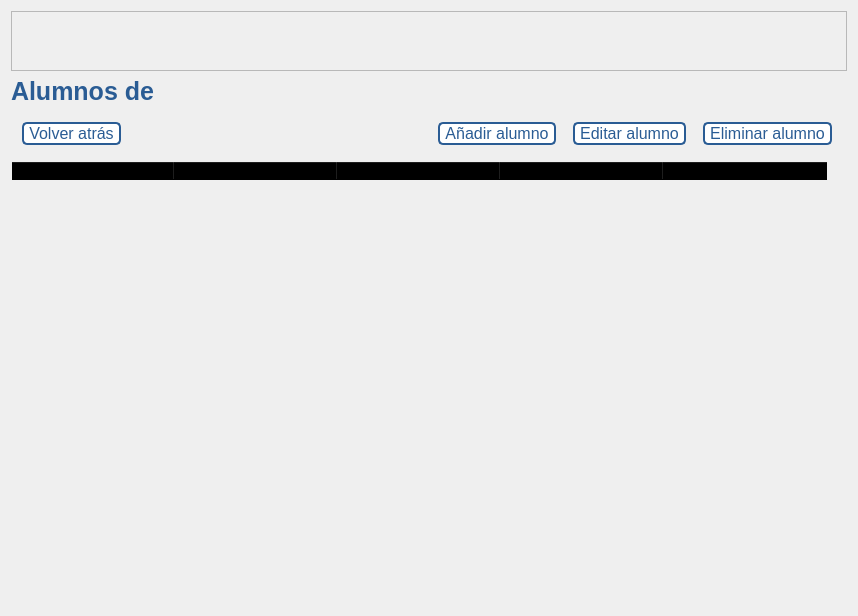
<?xml version="1.0" encoding="UTF-8"?>
<ui version="4.0">
 <class>Dialog</class>
 <widget class="QDialog" name="Dialog">
  <property name="geometry">
   <rect>
    <x>0</x>
    <y>0</y>
    <width>858</width>
    <height>616</height>
   </rect>
  </property>
  <property name="windowTitle">
   <string>Datos de los alumnos</string>
  </property>
  <property name="windowIcon">
   <iconset resource="../src/resources.qrc">
    <normaloff>:/logo/iconoProyecto.png</normaloff>:/logo/iconoProyecto.png</iconset>
  </property>
  <layout class="QVBoxLayout" name="verticalLayout_2">
   <item>
    <layout class="QVBoxLayout" name="verticalLayout">
     <item>
      <widget class="QFrame" name="frame_superior">
       <property name="minimumSize">
        <size>
         <width>0</width>
         <height>60</height>
        </size>
       </property>
       <property name="maximumSize">
        <size>
         <width>16777215</width>
         <height>60</height>
        </size>
       </property>
       <property name="styleSheet">
        <string notr="true"/>
       </property>
       <property name="frameShape">
        <enum>QFrame::StyledPanel</enum>
       </property>
       <property name="frameShadow">
        <enum>QFrame::Raised</enum>
       </property>
       <layout class="QHBoxLayout" name="horizontalLayout">
        <property name="bottomMargin">
         <number>0</number>
        </property>
        <item>
         <widget class="QLabel" name="label_logo">
          <property name="maximumSize">
           <size>
            <width>120</width>
            <height>150</height>
           </size>
          </property>
          <property name="text">
           <string/>
          </property>
          <property name="pixmap">
           <pixmap resource="../src/resources.qrc">:/logo/logoProyecto.png</pixmap>
          </property>
          <property name="scaledContents">
           <bool>true</bool>
          </property>
          <property name="alignment">
           <set>Qt::AlignCenter</set>
          </property>
         </widget>
        </item>
       </layout>
      </widget>
     </item>
     <item>
      <widget class="QLabel" name="label">
       <property name="styleSheet">
        <string notr="true">QLabel{
font-size: 25px;
font-weight: bold;
color: #2a5c94;
}</string>
       </property>
       <property name="text">
        <string>Alumnos de</string>
       </property>
      </widget>
     </item>
     <item>
      <layout class="QHBoxLayout" name="horizontalLayout_2">
       <property name="topMargin">
        <number>10</number>
       </property>
       <property name="bottomMargin">
        <number>10</number>
       </property>
       <item>
        <widget class="QPushButton" name="pushButton">
         <property name="sizePolicy">
          <sizepolicy hsizetype="Fixed" vsizetype="Fixed">
           <horstretch>0</horstretch>
           <verstretch>0</verstretch>
          </sizepolicy>
         </property>
         <property name="cursor">
          <cursorShape>PointingHandCursor</cursorShape>
         </property>
         <property name="styleSheet">
          <string notr="true">QPushButton{
background-color: #ffffff;
color: #2a5c94;
padding: 0 5px;
border: 2px solid #2a5c94;
border-radius: 5px;
font-size: 16px;
}
QPushButton:hover{
background-color: #2a5c94;
color: white;
}</string>
         </property>
         <property name="text">
          <string>Volver atrás</string>
         </property>
        </widget>
       </item>
       <item>
        <spacer name="horizontalSpacer">
         <property name="orientation">
          <enum>Qt::Horizontal</enum>
         </property>
         <property name="sizeType">
          <enum>QSizePolicy::Fixed</enum>
         </property>
         <property name="sizeHint" stdset="0">
          <size>
           <width>300</width>
           <height>20</height>
          </size>
         </property>
        </spacer>
       </item>
       <item>
        <widget class="QPushButton" name="pushButton_2">
         <property name="sizePolicy">
          <sizepolicy hsizetype="Fixed" vsizetype="Fixed">
           <horstretch>0</horstretch>
           <verstretch>0</verstretch>
          </sizepolicy>
         </property>
         <property name="cursor">
          <cursorShape>PointingHandCursor</cursorShape>
         </property>
         <property name="styleSheet">
          <string notr="true">QPushButton{
background-color: #ffffff;
color: #2a5c94;
padding: 0 5px;
border: 2px solid #2a5c94;
border-radius: 5px;
font-size: 16px;
}
QPushButton:hover{
background-color: #2a5c94;
color: white;
}</string>
         </property>
         <property name="text">
          <string>Añadir alumno</string>
         </property>
         <property name="icon">
          <iconset resource="../src/resources.qrc">
           <normaloff>:/iconosLaterales/anadir.png</normaloff>:/iconosLaterales/anadir.png</iconset>
         </property>
        </widget>
       </item>
       <item>
        <widget class="QPushButton" name="pushButton_3">
         <property name="sizePolicy">
          <sizepolicy hsizetype="Fixed" vsizetype="Fixed">
           <horstretch>0</horstretch>
           <verstretch>0</verstretch>
          </sizepolicy>
         </property>
         <property name="cursor">
          <cursorShape>PointingHandCursor</cursorShape>
         </property>
         <property name="styleSheet">
          <string notr="true">QPushButton{
background-color: #ffffff;
color: #2a5c94;
padding: 0 5px;
border: 2px solid #2a5c94;
border-radius: 5px;
font-size: 16px;
}
QPushButton:hover{
background-color: #2a5c94;
color: white;
}</string>
         </property>
         <property name="text">
          <string>Editar alumno</string>
         </property>
         <property name="icon">
          <iconset resource="../src/resources.qrc">
           <normaloff>:/iconosLaterales/editar.png</normaloff>:/iconosLaterales/editar.png</iconset>
         </property>
        </widget>
       </item>
       <item>
        <widget class="QPushButton" name="pushButton_4">
         <property name="sizePolicy">
          <sizepolicy hsizetype="Fixed" vsizetype="Fixed">
           <horstretch>0</horstretch>
           <verstretch>0</verstretch>
          </sizepolicy>
         </property>
         <property name="cursor">
          <cursorShape>PointingHandCursor</cursorShape>
         </property>
         <property name="styleSheet">
          <string notr="true">QPushButton{
background-color: #ffffff;
color: #2a5c94;
padding: 0 5px;
border: 2px solid #2a5c94;
border-radius: 5px;
font-size: 16px;
}
QPushButton:hover{
background-color: #2a5c94;
color: white;
}</string>
         </property>
         <property name="text">
          <string>Eliminar alumno</string>
         </property>
         <property name="icon">
          <iconset resource="../src/resources.qrc">
           <normaloff>:/iconosLaterales/eliminar.png</normaloff>:/iconosLaterales/eliminar.png</iconset>
         </property>
        </widget>
       </item>
      </layout>
     </item>
     <item>
      <widget class="QTableWidget" name="tableWidget">
       <property name="styleSheet">
        <string notr="true">QTableWidget, QHeaderView::section{
background-color: transparent;
}
</string>
       </property>
       <attribute name="horizontalHeaderDefaultSectionSize">
        <number>163</number>
       </attribute>
       <column>
        <property name="text">
         <string>NRE</string>
        </property>
       </column>
       <column>
        <property name="text">
         <string>Nombre</string>
        </property>
       </column>
       <column>
        <property name="text">
         <string>Curso</string>
        </property>
       </column>
       <column>
        <property name="text">
         <string>Clase</string>
        </property>
       </column>
       <column>
        <property name="text">
         <string>Padre/Madre</string>
        </property>
       </column>
      </widget>
     </item>
    </layout>
   </item>
  </layout>
 </widget>
 <resources>
  <include location="../src/resources.qrc"/>
  <include location="../src/resources.qrc"/>
  <include location="../src/resources.qrc"/>
 </resources>
 <connections/>
</ui>
